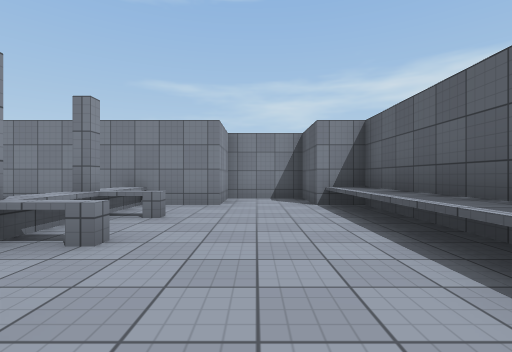
View 1 (above)

23 first-person views from a walk through a scene from a Unity 3-D project. The camera is 1.2 m above the floor, looks level and sees 85° across. The floor is counted in squares, 2 m on a side. Each view is taken from the middle of a square. On the plan, view 1 faces up. The plan holds only what a view shows up to about 9 squares ahead; the rest is blank. The place goes on beyond the plan. The player is left out. Surface patterns are stand-ins for the level's own textures.

View 2
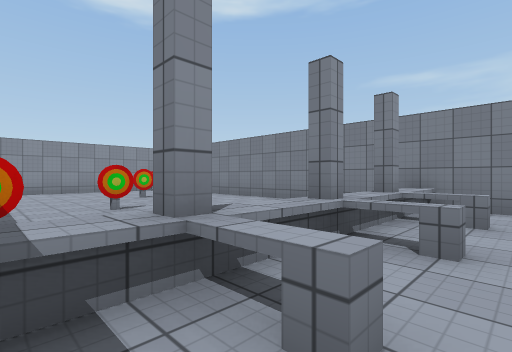

View 3
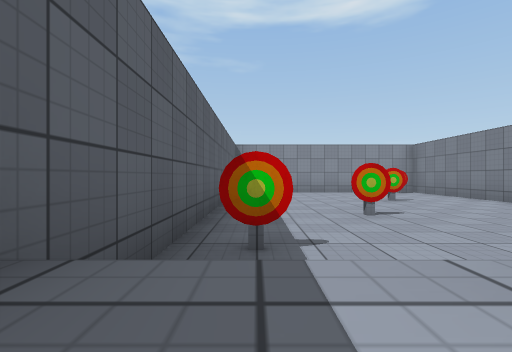

View 4
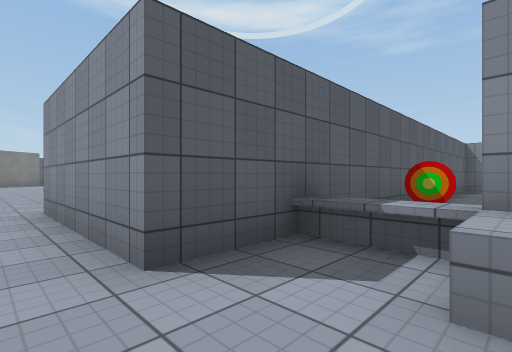

View 5
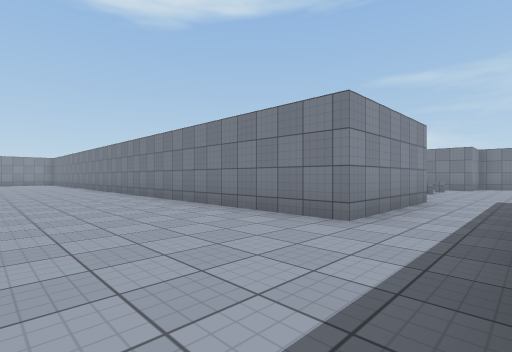

View 6
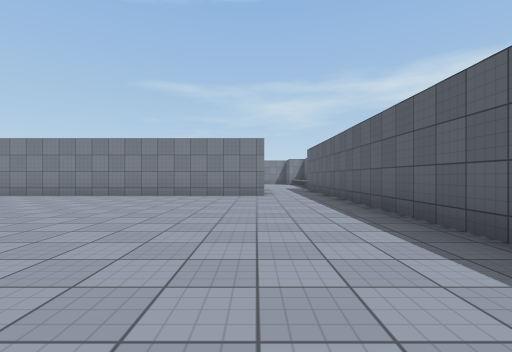

View 7
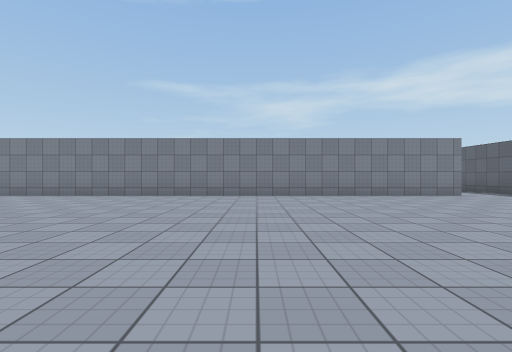

View 8
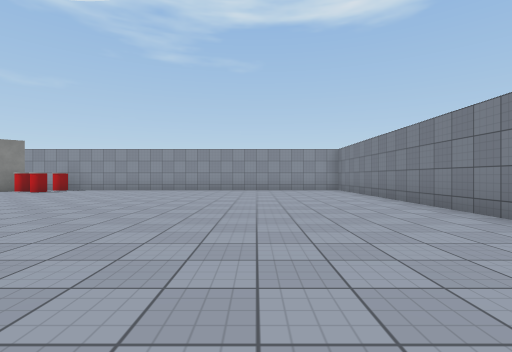

View 9
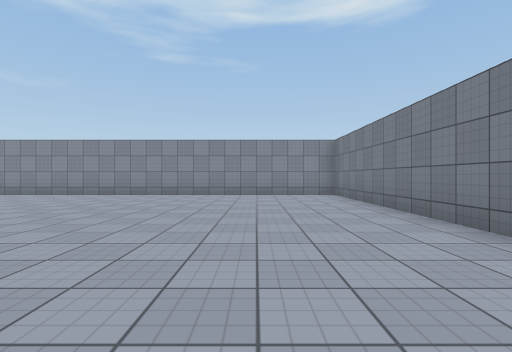

View 10
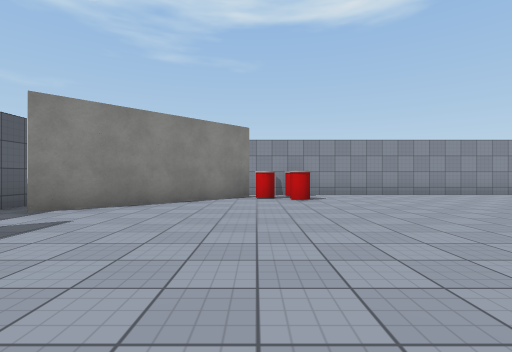

View 11
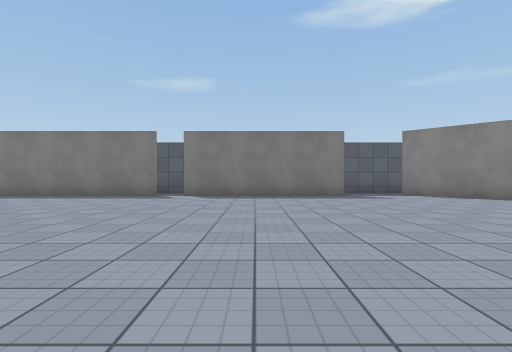

View 12
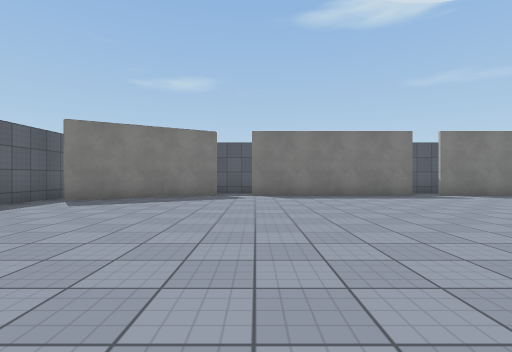

View 13
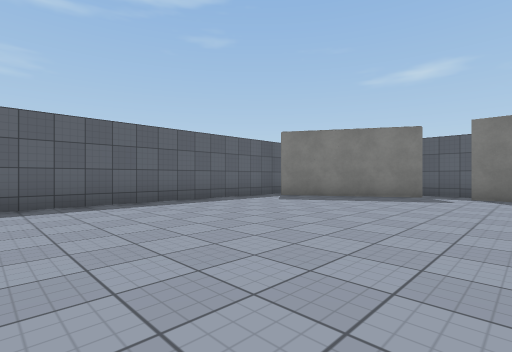

View 14
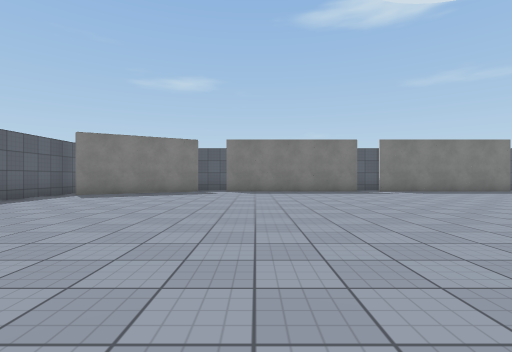

View 15
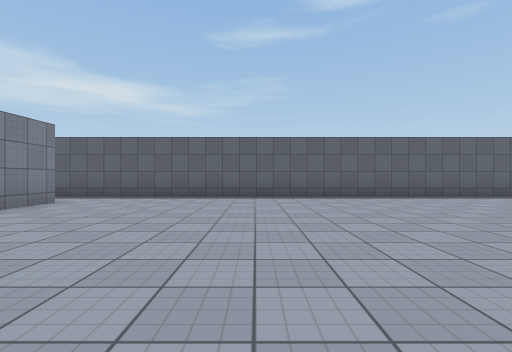

View 16
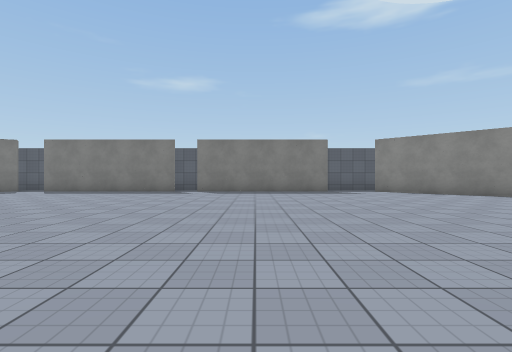

View 17
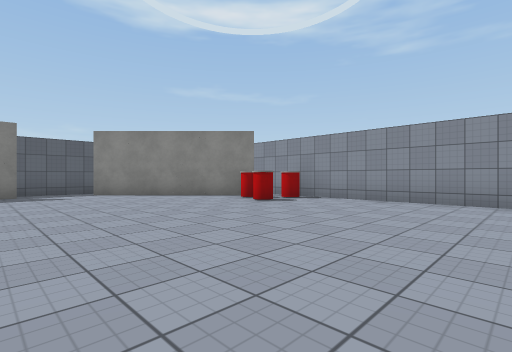

View 18
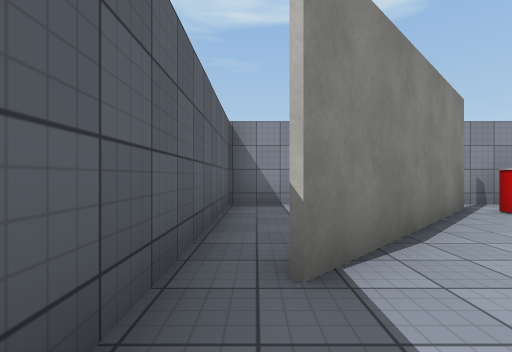

View 19
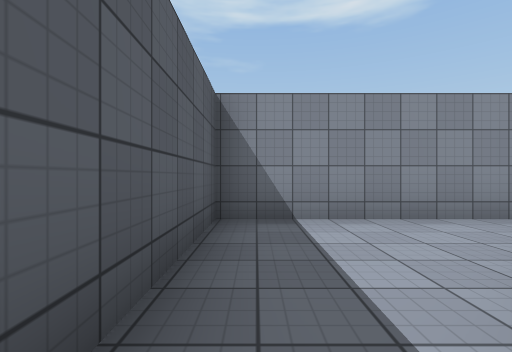

View 20
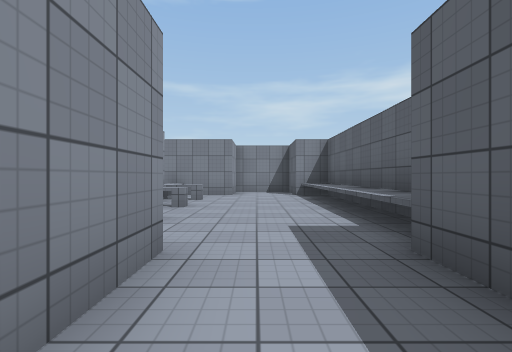

View 21
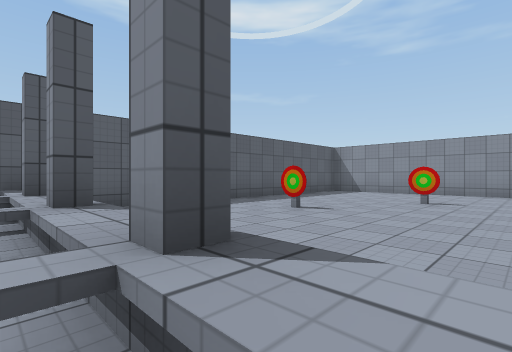

View 22
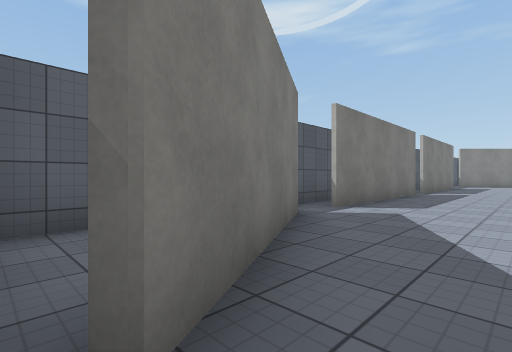

View 23
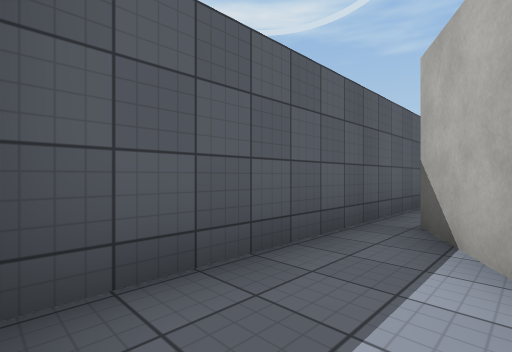

### Floor plan
Ten units are one square. View 1 is at (0, 0); x grows to the right and y downward. Boxes are objects, and circles mark ways between rooms. Rooms are numbered by the first view taken in them; rooms with no view inside come last. Other rooms are left out.
<svg viewBox="-214 -80 242 301">
<path fill="none" stroke="#000" d="M-89 207 -39 207M-52 216 -20 216M-149 207 -97 207M-28 208 7 188M-34 7 -7 7 -7 45 -205 45M-197 176 -166 207M12 186 12 7M-165 216 -148 216M-209 45 -209 175M-26 -26 -20 -26M23 -10 23 -58 12 -58 12 -75 -7 -75 -7 -58 -34 -58M-26 -43 -20 -43M-24 -58 -24 7M-14 -8 -23 -8M14 5 14 -58M-13 -24 -23 -24M-14 -40 -22 -40M-205 216 -165 216M-209 175 -209 215M-11 201 -27 210M12 196 12 186M-20 216 10 216M-123 -46 -123 -9M-110 7 -34 7M-34 -58 -110 -58"/>
<rect x="-205" y="165" width="20" height="10" fill="#bbb"><title>other object</title></rect>
<rect x="-205" y="155" width="10" height="10" fill="#bbb"><title>other object</title></rect>
<rect x="-195" y="155" width="10" height="10" fill="#bbb"><title>other object</title></rect>
<rect x="-95" y="-35" width="10" height="10" fill="#bbb"><title>other object</title></rect>
<rect x="-65" y="-25" width="10" height="10" fill="#bbb"><title>other object</title></rect>
<rect x="-45" y="-5" width="10" height="10" fill="#bbb"><title>other object</title></rect>
<circle cx="-170" cy="210" r="3" fill="#2a7"/>
<circle cx="-200" cy="180" r="3" fill="#2a7"/>
<circle cx="10" cy="180" r="3" fill="#2a7"/>
<circle cx="-25" cy="-50" r="3" fill="#2a7"/>
<circle cx="-25" cy="0" r="3" fill="#2a7"/>
<text x="-90" y="110">1</text>
<text x="-190" y="200">2</text>
<text x="0" y="200">3</text>
<text x="-80" y="-30">4</text>
</svg>
Room 1 opens to room 2. Room 1 opens to room 3. Room 1 opens to room 4.

Where each view was taken, in squares from view 1:
view 1: 0 up, 0 right, facing up
view 2: 0 up, 1 left, facing up-left
view 3: 0 up, 2 left, facing left
view 4: 1 up, 0 right, facing down-left
view 5: 8 down, 1 right, facing up-left
view 6: 13 down, 1 left, facing up
view 7: 13 down, 7 left, facing up
view 8: 8 down, 9 left, facing left
view 9: 7 down, 12 left, facing left
view 10: 17 down, 12 left, facing left
view 11: 12 down, 12 left, facing down
view 12: 12 down, 4 left, facing down
view 13: 12 down, 5 left, facing down-right
view 14: 10 down, 5 left, facing down
view 15: 9 down, 7 left, facing right
view 16: 10 down, 12 left, facing down
view 17: 11 down, 14 left, facing down-left
view 18: 21 down, 15 left, facing left
view 19: 21 down, 17 left, facing left
view 20: 3 down, 0 right, facing up
view 21: 5 up, 2 left, facing down-left
view 22: 18 down, 1 right, facing down-left
view 23: 20 down, 1 right, facing down-left
